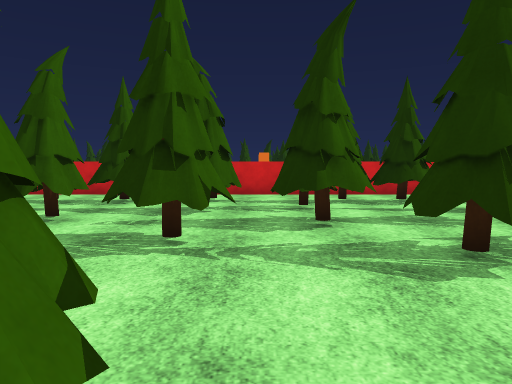
view 1 (above)

18 first-person views from a walk through a 3-D level made in the Unity game engine. The camera is 1.5 m above the floor, tilts 4° down and sees 70° across. The floor is counted in squares, 2 m on a side. Each view is taken from the middle of a square. On the plan, view 1 faces up. The plan holds only what a view shows up to about 11 squares ahead; the rest is blank. The place goes on beyond the plan. Surface patterns are stand-ins for the level's own textures.

view 2
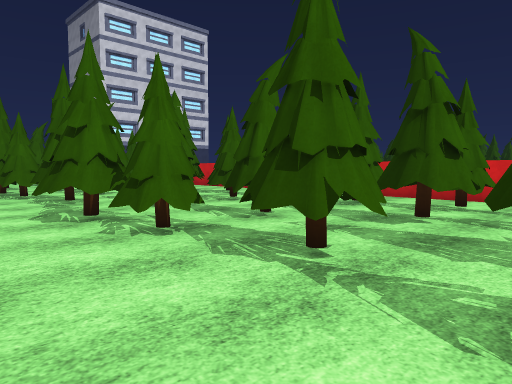

view 3
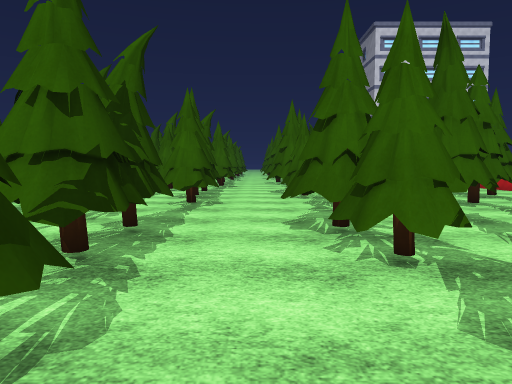

view 4
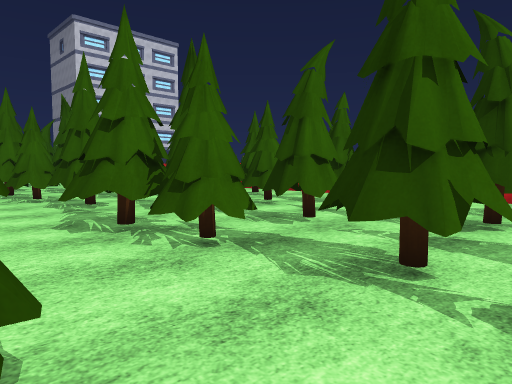

view 5
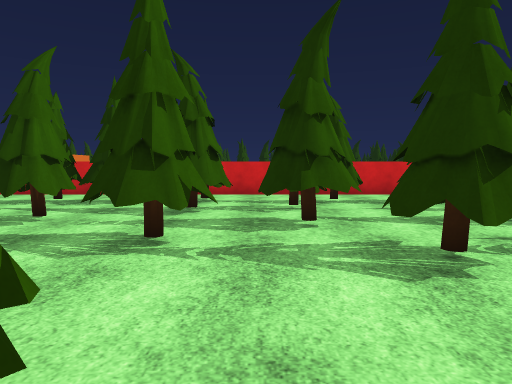

view 6
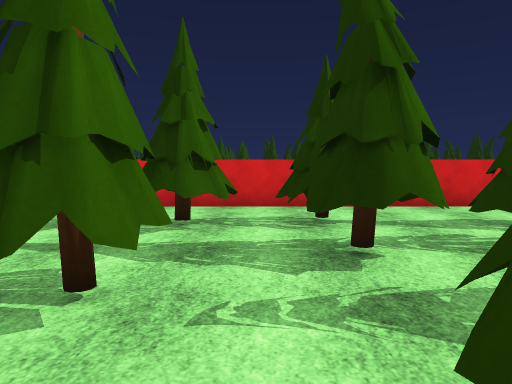

view 7
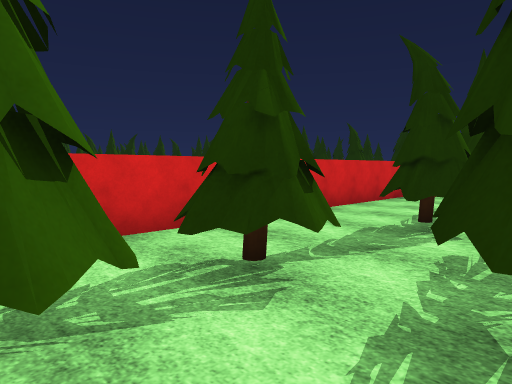

view 8
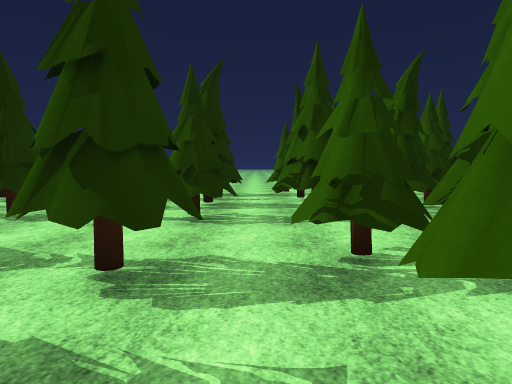

view 9
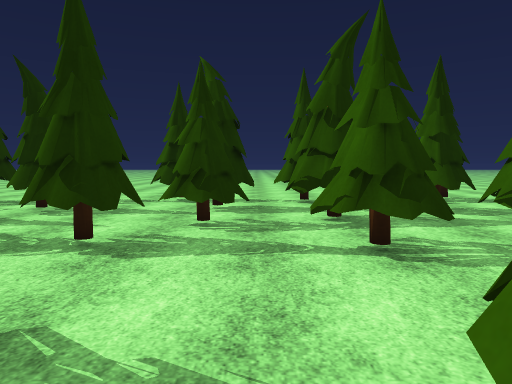

view 10
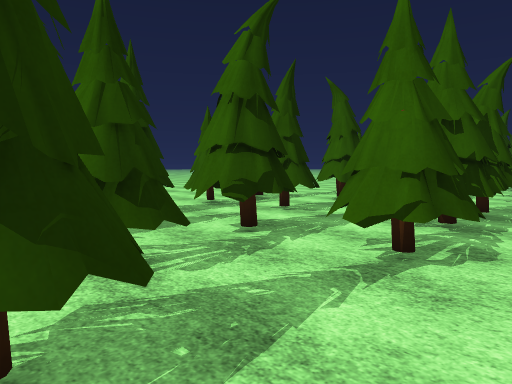

view 11
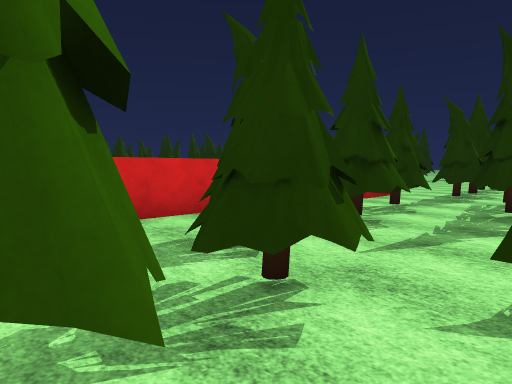

view 12
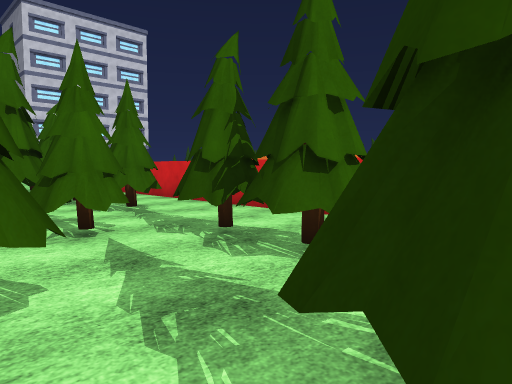

view 13
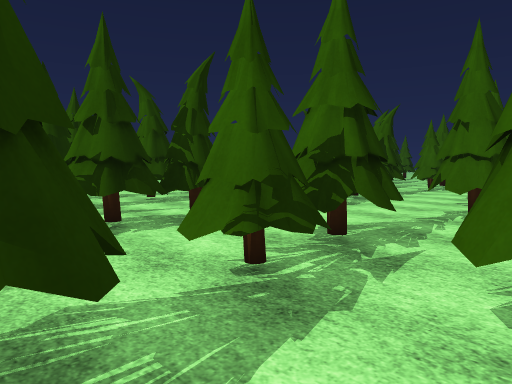

view 14
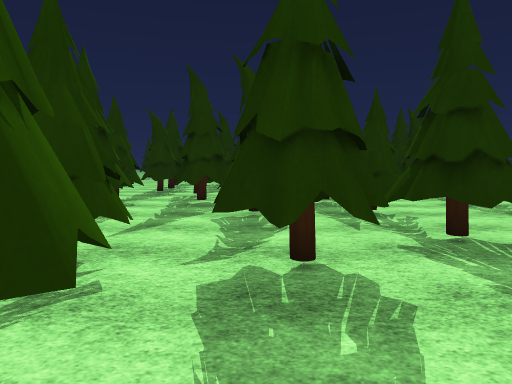

view 15
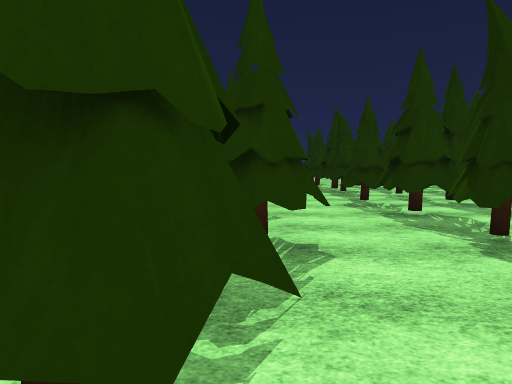

view 16
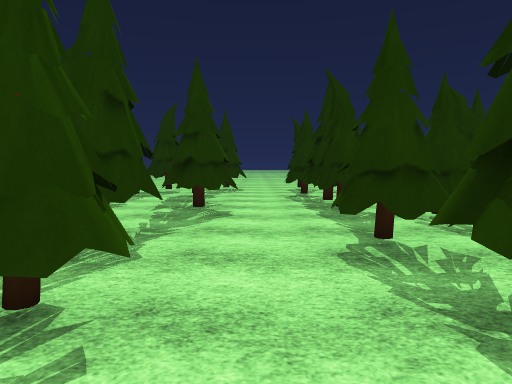

view 17
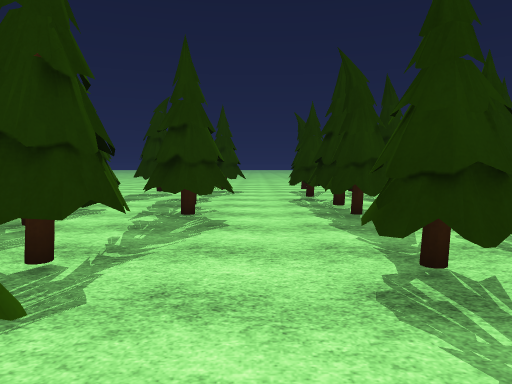

view 18
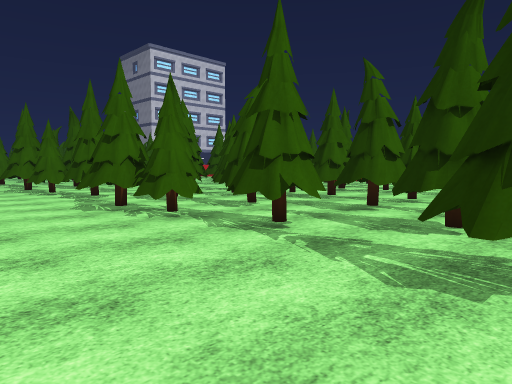

### Floor plan
Key: @ floor where view 1 was taken; # wall or solid block; x gap in a wall; . floor; ^ raised ledge; T thing the floor can be seen under or through.
Columns run from 4 left of view 1 to 20 right of it. Each row starts with its distance up from view 1.
 10 ^^^^^^^^^^^^^^^^^
  9 .................^^..
  8  #x#..TTx#.TTTTTT TT#
  7  #...TTT..TTT
  6 ...TTT...#TT
  5 .#..TT.#..TT           #
  4 ...TTT...#.##  #####   #
  3 ##xTTTTT.#.######.###  .#
  2 .........................
  1 ####..##x#.######.#####..
  0    #@###.x.##  ####     #
 -1    ###...TT#
 -2      #.#..T#
 -3   TT #...TT#
 -4 #TTT.###.T.##  ##
 -5 #.............
 -6 ..  ..........
 -7          ....

Positions as (right, up) in squares from view 1, and headings:
1: (0, 0), facing up
2: (1, 1), facing up-left
3: (6, 2), facing left
4: (6, 1), facing up-left
5: (6, 0), facing up
6: (4, 3), facing up
7: (3, 6), facing up-right
8: (4, 6), facing down
9: (6, 4), facing down
10: (2, 2), facing down-left
11: (5, 5), facing up-right
12: (5, 5), facing up-left
13: (5, 5), facing down-left
14: (4, 5), facing right
15: (4, 3), facing right
16: (8, 2), facing right
17: (9, 2), facing right
18: (8, -7), facing up-left
